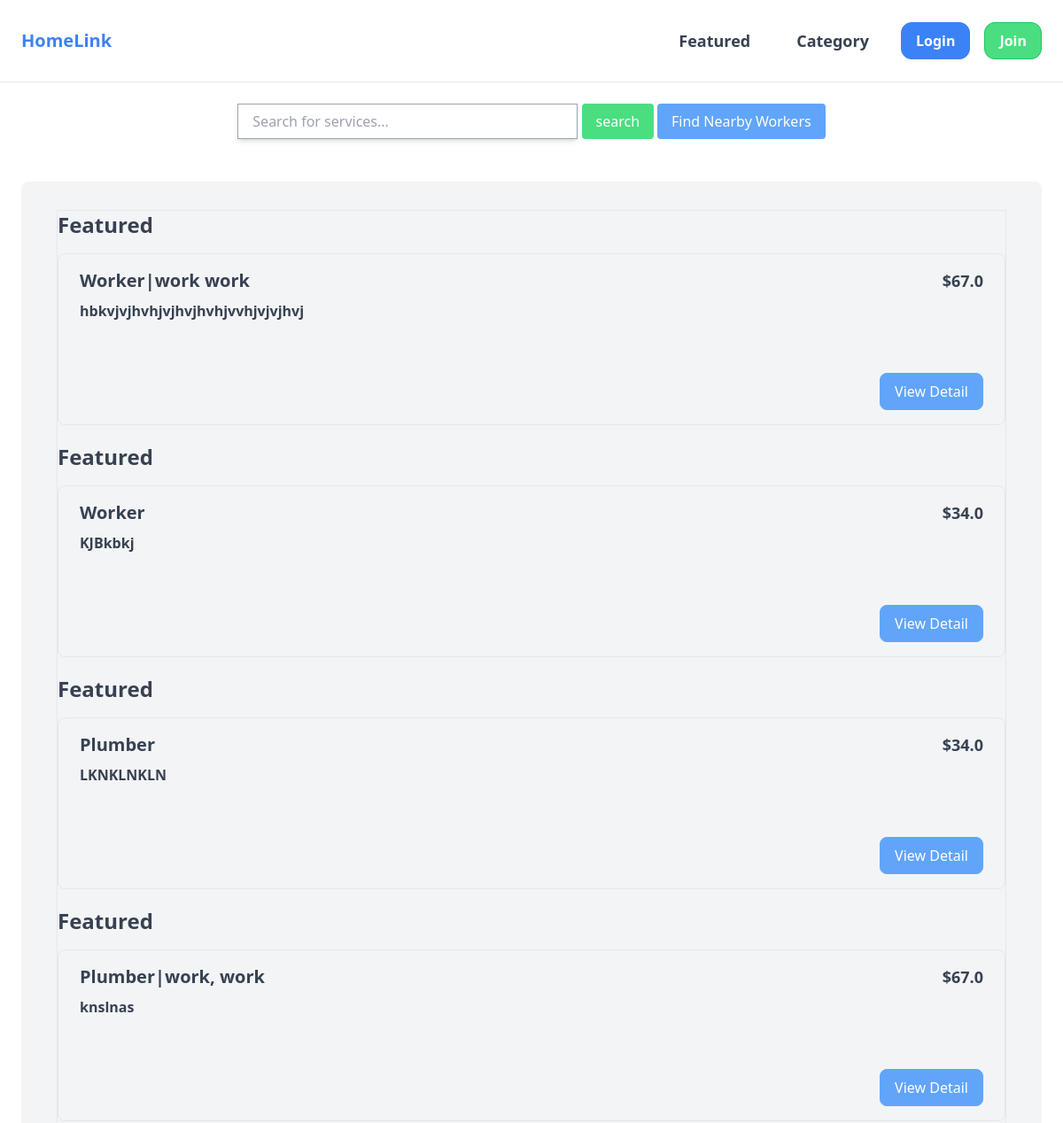
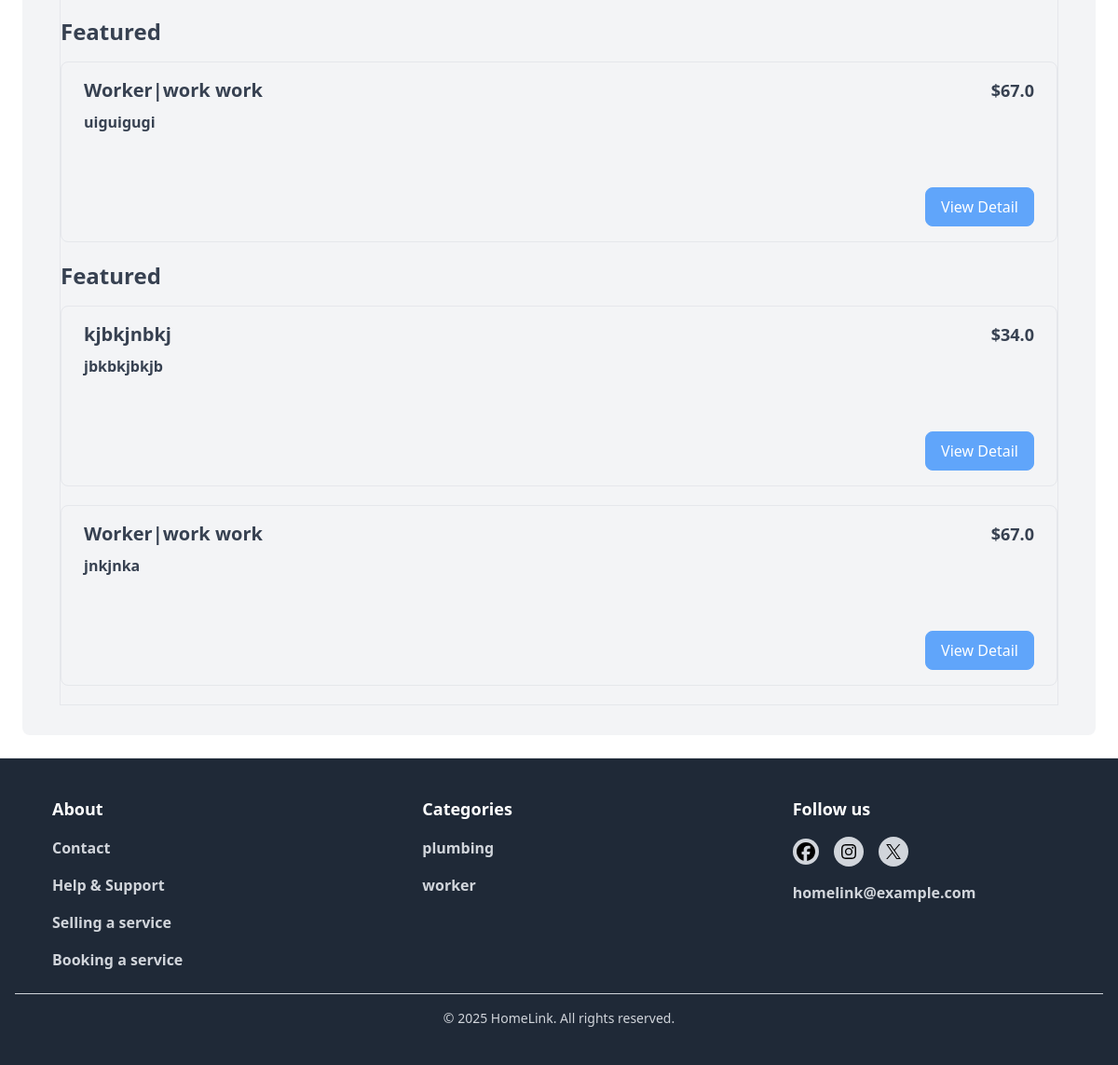
The page / on the database its author committed (2 pictures, top to bottom).
### service/models.py (models this page shows, shortened)
class Work(models.Model):
    is_featured = models.BooleanField(default=False)
    work_title = models.CharField(max_length=100)
    profile_pic = models.ImageField(upload_to="profiles", blank=True, null=True)
    description = models.TextField(blank=True, null=True)
    price = models.FloatField()
    category = models.ForeignKey(Category, related_name="work", on_delete=models.CASCADE)
    latitude = models.FloatField(null=True)
    longitude = models.FloatField(null=True)
    worker = models.ForeignKey(User, related_name="work", on_delete=models.CASCADE)
    created_at = models.DateTimeField(auto_now_add=True)

class Category(models.Model):
    name = models.CharField(max_length=255)
    search_count = models.FloatField(default=0)
    class Meta:
        ordering = ["name"]
        verbose_name_plural = "Categories"

### base/views.py (the view)
# urls.py: path('', views.home, name='home'),
def home(request):
    works = Work.objects.all()
    categories = Category.objects.all()
    featured_workers = Work.objects.filter(is_featured=True)
    regular_workers = Work.objects.filter(is_featured=False)
    return render (request, 'base/home.html', {
        "works": works,
        "categories": categories,
        'featured_workers': featured_workers,
        'regular_workers': regular_workers,
    })

### service/context_processors.py (called while the page is built)
def categories_processor(request):
    categories = Category.objects.all()
    search = request.GET.get('search', '')
    return ({ 'categories': categories, 'search':search })

### base/templates/base/home.html (shortened to what this page needs)
{% extends 'base/base.html' %}
{% block content %}
<div class="flex justify-center mb-6">
    <form method="get" action="{% url 'service:search_query' %}">
        <input name="search" type="text" value="{{ search }}" class="w-96 h-10 border border-gray-400 shadow-md px-4" placeholder="Search for services...">
        <button class="px-4 py-2 bg-green-400 rounded text-white font-medium hover:cursor-pointer hover:bg-green-300 hover:shadow-md transition-all ease-in">search</button>
    </form>
    <div class="flex justify-center mb-6 ml-1">
        <a href="{% url 'base:nearby_map' %}" class="px-4 py-2 bg-blue-400 rounded text-white font-medium hover:cursor-pointer hover:bg-blue-300 hover:shadow-md transition-all ease-in">Find Nearby Workers</a>
    </div>
</div>
<div class="px-10 py-8 bg-gray-100 rounded-lg">
    <div class="border">
        {% for work in works %}
            {% if work in featured_workers %}
                <h1 class="text-2xl font-bold text-gray-700 mb-4">Featured</h1>
                <div class="flex items-start gap-4 px-6 py-4 border border-gray-200 rounded-lg mb-5">
                    <div class="flex-1 flex flex-col justify-start gap-2">
                        <h1 class="text-xl text-gray-700 font-bold">{{ work.work_title }}</h1>
                        <p class="text-l text-gray-700 font-semibold">{{ work.description }}</p>
                    </div>
                    <div class="flex flex-col justify-between items-end h-40 gap-2">
                        <p class="text-lg text-gray-700 text-right font-bold">${{ work.price }}</p>
                        <a href="{% url 'service:service_detail' work.id %}" class="px-4 py-2 bg-blue-400 border border-blue-400 text-white rounded-lg">View Detail</a>
                    </div>
                </div>
            {% endif %}
        {% endfor %}
        {% for work in works %}
            {% if work not in featured_workers %}
                <div class="flex items-start gap-4 px-6 py-4 border border-gray-200 rounded-lg mb-5">
                    <div class="flex-1 flex flex-col justify-start gap-2">
                        <h1 class="text-xl text-gray-700 font-bold">{{ work.work_title }}</h1>
                        <p class="text-l text-gray-700 font-semibold">{{ work.description }}</p>
                    </div>
                    <div class="flex flex-col justify-between items-end h-40 gap-2">
                        <p class="text-lg text-gray-700 text-right font-bold">${{ work.price }}</p>
                        <a href="{% url 'service:service_detail' work.id %}" class="px-4 py-2 bg-blue-400 border border-blue-400 text-white rounded-lg">View Detail</a>
                    </div>
                </div>
            {% endif %}
        {% endfor %}
    </div>
</div>
{% endblock %}

### base/templates/base/base.html (shortened to what this page needs)
{% load static %}
<!DOCTYPE html>
<html>
    <head>
        <script src="https://cdn.tailwindcss.com"></script>
        <link rel="stylesheet" href="https://unpkg.com/leaflet@1.9.4/dist/leaflet.css"
/>
        <link rel="stylesheet" href="https://unpkg.com/leaflet@1.9.4/dist/leaflet.css"/>
         <link rel="stylesheet" href="https://unpkg.com/leaflet-control-geocoder/dist/Control.Geocoder.css"/>
    </head>
    <body>
        <nav class="px-6 py-6 flex justify-between items-center border-b border-gray-200">
            <a href="/" class="text-xl text-blue-500 font-bold">HomeLink</a>
            <div class="flex justify-between items-center space-x-5">
                <a href="{% url 'base:featured' %}" class="text-lg text-gray-700 font-semibold px-4 py-2 hover:bg-green-300 hover:rounded-xl hover:text-white transtion-colors duration-200 ease-in">Featured</a>
                <div class="relative inline-block group">
                    <button class="text-lg text-gray-700 font-semibold px-4 py-2 border-white hover:bg-green-300 hover:rounded-xl hover:text-white transtion-colors duration-200 ease-in">Category</button>
                </div>
                {% if request.user.is_authenticated %}
                    <div class="flex space-x-4">
                        <a href="{% url 'chatbox:inbox' %}" class="bg-blue-500 border border-blue-500 rounded-xl px-4 py-2 text-white font-semibold hover:bg-blue-300 hover:border-blue-300 transtion-all duration-200 ease-in">Inbox</a>
                        <a href="{% url 'dashboard:dashboard' %}" class="bg-green-400 border border-green-500 rounded-xl px-4 py-2 text-white font-semibold hover:bg-green-300 hover:border-green-300 transtion-all duration-200 ease-in">Dashboard</a>
                    </div>
                {% else %}
                    <div class="flex space-x-4">
                        <a href="{% url 'base:login' %}" class="bg-blue-500 border border-blue-500 rounded-xl px-4 py-2 text-white font-semibold hover:bg-blue-300 hover:border-blue-300 transtion-all duration-200 ease-in">Login</a>
                        <a href="{% url 'base:signup' %}" class="bg-green-400 border border-green-500 rounded-xl px-4 py-2 text-white font-semibold hover:bg-green-300 hover:border-green-300 transtion-all duration-200 ease-in">Join</a>
                    </div>
                {% endif %}
            </div>
        </nav>
        <div class="px-6 py-6">
            {% block content %}
            {% endblock %}
        </div>
        <footer class="px-4 py-6 border-t border-gray-200 bg-gray-800 pt-10">
            <div class="grid grid-cols-3 gap-6">
                <div class="flex flex-col space-y-4 px-10">
                    <a class="text-white text-lg font-semibold">About</a>
                    <a href="{% url 'base:contact' %}" class="text-gray-300 font-semibold">Contact</a>
                    <a href="#" class="text-gray-300 font-semibold">Help & Support</a>
                    <a href="{% url 'base:signup' %}" class="text-gray-300 font-semibold">Selling a service</a>
                    <a href="{% url 'base:signup' %}" class="text-gray-300 font-semibold">Booking a service</a>
                </div>
                <div class="flex flex-col space-y-4 px-10">
                    <a class="text-white text-lg font-semibold">Categories</a>
                    {% for category in categories %}
                        <a href="{% url 'service:search_query' %}?search={{ search }}&category={{ category.id}}" class="text-gray-300 font-semibold">{{ category.name }}</a>
                    {% endfor %}
                </div>
                <div class="flex flex-col space-y-4 px-10">
                    <a class="text-white text-lg font-semibold">Follow us</a>
                    <div class="flex items-center space-x-4">
                        <a href="#" class="px-1 py-1 rounded-full hover:bg-blue-300 bg-gray-300 transtion-colors duration-200 ease-in">
                            <img src="{% static 'images/facebook.svg' %}" alt="facebook icon" class="w-5 h-5">
                        </a>
                        <a href="#" class="px-2 py-2 rounded-full hover:bg-blue-300 bg-gray-300 transtion-colors duration-200 ease-in">
                            <img src="{% static 'images/instagram.svg' %}" alt="instagram icon" class="w-4 h-4">
                        </a>
                        <a href="#" class="px-2 py-2 rounded-full hover:bg-blue-300 bg-gray-300 transtion-colors duration-200 ease-in">
                            <img src="{% static 'images/x.svg' %}" alt="x icon" class="w-4 h-4">
                        </a>
                    </div>
                    <a href="#" class="text-gray-300 font-semibold">homelink@example.com</a>
                </div>
            </div>
            <div class="border-t border-gray-300 mt-6 text-center">
                <p class="text-gray-300 text-sm py-4">© 2025 HomeLink. All rights reserved.</p>
            </div>
        </footer>
    </body>
</html>

### rows shown on the page
Work: work_title "Worker|work work", description "hbkvjvjhvhjvjhvjhvhjvvhjvjvjhvj", price "67.0"
Work: work_title "Worker", description "KJBkbkj", price "34.0"
Work: work_title "Plumber", description "LKNKLNKLN", price "34.0"
Work: work_title "Plumber|work, work", description "knslnas", price "67.0"
Work: work_title "Worker|work work", description "uiguigugi", price "67.0"
Work: work_title "kjbkjnbkj", description "jbkbkjbkjb", price "34.0"
Work: work_title "Worker|work work", description "jnkjnka", price "67.0"
Category: name "plumbing"
Category: name "worker"
